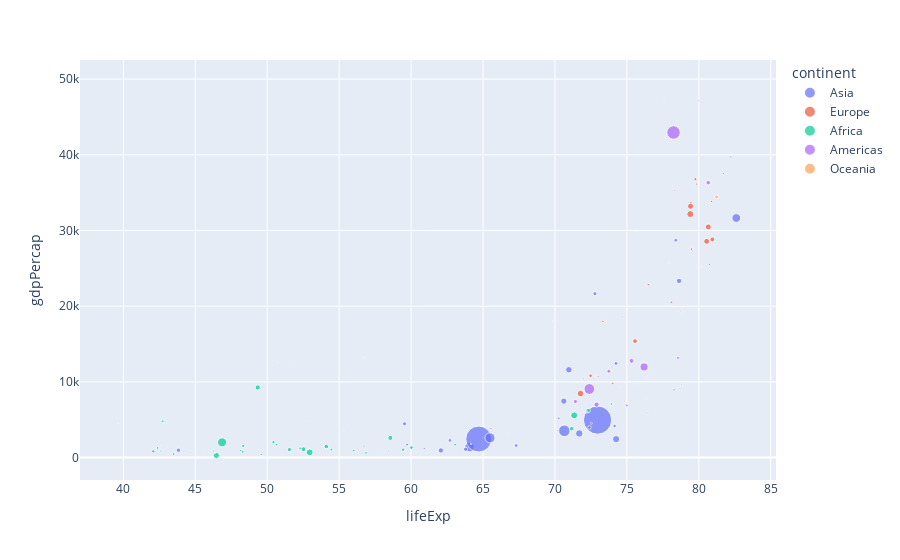

Notebook cell for this chart:
### Code cell
# we can add fourth information using the size parameter
px.scatter(gapmin_2007,x='lifeExp',y='gdpPercap',color='continent',size='pop')
